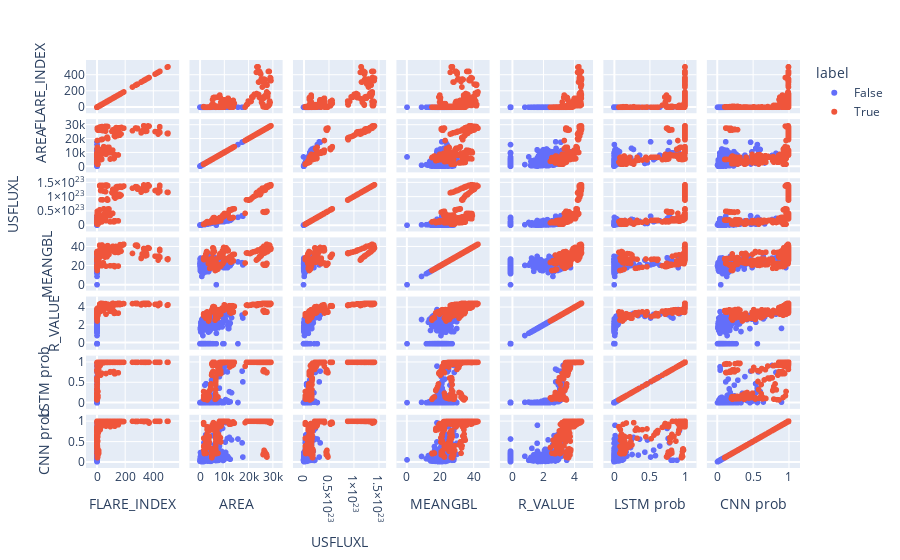

This figure's notebook cell:
### Code cell
px.scatter_matrix(df_fig,
                  dimensions=['FLARE_INDEX', 'AREA', 'USFLUXL', 'MEANGBL', 'R_VALUE', 'LSTM prob', 'CNN prob'],
                  height=1000,
                  hover
                  color='label')

### Figure 1 — Plotly figure (JSON) as saved in the notebook; plotly's stock layout.template omitted (floating-point values rounded to 4 significant figures; data arrays with more than 128 entries replaced by an {"elided": "..."} marker saying what was removed)
{"data": [{"dimensions": [{"axis": {"matches": true}, "label": "FLARE_INDEX", "values": {"elided": "410 int values"}}, {"axis": {"matches": true}, "label": "AREA", "values": {"elided": "410 float values"}}, {"axis": {"matches": true}, "label": "USFLUXL", "values": {"elided": "410 float values"}}, {"axis": {"matches": true}, "label": "MEANGBL", "values": {"elided": "410 float values"}}, {"axis": {"matches": true}, "label": "R_VALUE", "values": {"elided": "410 float values"}}, {"axis": {"matches": true}, "label": "LSTM prob", "values": {"elided": "410 float values"}}, {"axis": {"matches": true}, "label": "CNN prob", "values": {"elided": "410 float values"}}], "hovertemplate": "label=False<br>%{xaxis.title.text}=%{x}<br>%{yaxis.title.text}=%{y}<extra></extra>", "legendgroup": "False", "marker": {"color": "#636efa", "symbol": "circle"}, "name": "False", "selectedpoints": {"elided": "410 int values"}, "showlegend": true, "type": "splom"}, {"dimensions": [{"axis": {"matches": true}, "label": "FLARE_INDEX", "values": {"elided": "410 float values"}}, {"axis": {"matches": true}, "label": "AREA", "values": {"elided": "410 float values"}}, {"axis": {"matches": true}, "label": "USFLUXL", "values": {"elided": "410 float values"}}, {"axis": {"matches": true}, "label": "MEANGBL", "values": {"elided": "410 float values"}}, {"axis": {"matches": true}, "label": "R_VALUE", "values": {"elided": "410 float values"}}, {"axis": {"matches": true}, "label": "LSTM prob", "values": {"elided": "410 float values"}}, {"axis": {"matches": true}, "label": "CNN prob", "values": {"elided": "410 float values"}}], "hovertemplate": "label=True<br>%{xaxis.title.text}=%{x}<br>%{yaxis.title.text}=%{y}<extra></extra>", "legendgroup": "True", "marker": {"color": "#EF553B", "symbol": "circle"}, "name": "True", "selectedpoints": {"elided": "410 int values"}, "showlegend": true, "type": "splom"}], "layout": {"autosize": true, "dragmode": "zoom", "legend": {"title": {"text": "label"}, "tracegroupgap": 0}, "margin": {"t": 60}, "xaxis": {"autorange": true, "range": [-50.55, 555.4], "showspikes": false, "type": "linear"}, "xaxis2": {"autorange": true, "range": [-2745.0, 32400.0], "showspikes": false, "type": "linear"}, "xaxis3": {"autorange": true, "range": [-1.425e+22, 1.565e+23], "showspikes": false, "type": "linear"}, "xaxis4": {"autorange": true, "range": [-3.896, 47.18], "showspikes": false, "type": "linear"}, "xaxis5": {"autorange": true, "range": [-0.5523, 4.934], "showspikes": false, "type": "linear"}, "xaxis6": {"autorange": true, "range": [-0.09942, 1.1], "showspikes": false, "type": "linear"}, "xaxis7": {"autorange": true, "range": [-0.09012, 1.099], "showspikes": false, "type": "linear"}, "yaxis": {"autorange": true, "range": [-50.55, 555.4], "showspikes": false, "type": "linear"}, "yaxis2": {"autorange": true, "range": [-2745.0, 32400.0], "showspikes": false, "type": "linear"}, "yaxis3": {"autorange": true, "range": [-1.425e+22, 1.565e+23], "showspikes": false, "type": "linear"}, "yaxis4": {"autorange": true, "range": [-3.896, 47.18], "showspikes": false, "type": "linear"}, "yaxis5": {"autorange": true, "range": [-0.5523, 4.934], "showspikes": false, "type": "linear"}, "yaxis6": {"autorange": true, "range": [-0.09942, 1.1], "showspikes": false, "type": "linear"}, "yaxis7": {"autorange": true, "range": [-0.09012, 1.099], "showspikes": false, "type": "linear"}}}
